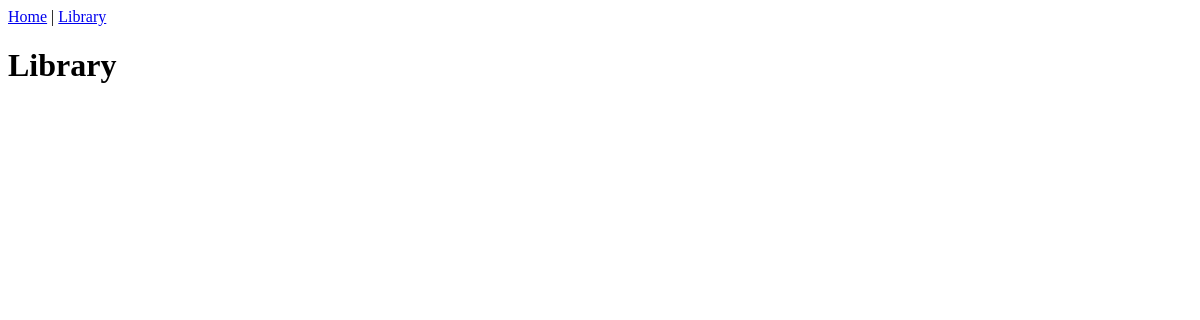
The app's page /, older data.
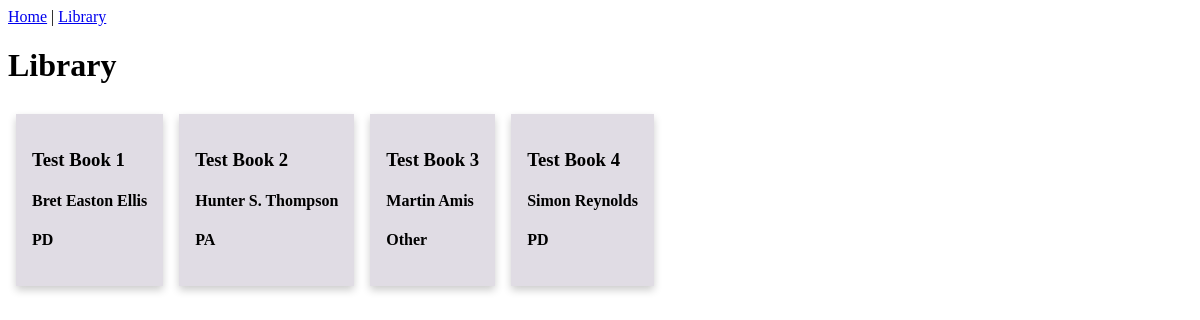
The same page, newer data.
### library_books/models.py (models this page shows, shortened)
class Book(models.Model):
    title = models.CharField(max_length=254, default='')
    author = models.CharField(max_length=254, default='')
    genre = models.CharField(max_length=254, default='')
    price = models.DecimalField(max_digits=6, decimal_places=2)
    checkedOut = models.BooleanField(default=False)
    archived = models.BooleanField(default=False)

### library_books/views.py (the view)
# urls.py: path('', all_books, name='index'),
def all_books(request):
    books = Book.objects.all()
    return render(request, "books.html", {"books" : books})

### library_books/templates/books.html (shortened to what this page needs)
{% extends 'library_view.html' %}
{% block content %}
<div class="lib_container">
{% for book in books %}
    <div class="lib_card">
        <h3>{{ book.title}}</h3>
        <h4>{{ book.author}}</h4>
        <h4>{{ book.genre}}</h4>
    </div>
{% endfor %}
</div>
{% endblock %}

### library_app/templates/library_view.html (shortened to what this page needs)
{% extends 'base.html' %}
{% block page_heading %}Library {% endblock %}

### library_app/templates/base.html (shortened to what this page needs)
{% load static %}
<!DOCTYPE html>
 <html class="no-js">
    <head>
        <link rel="stylesheet" href="https://cdnjs.cloudflare.com/ajax/libs/skeleton/2.0.4/skeleton.css">
        <link rel="stylesheet" href="{% static 'main.css'%}">
    </head>
    <body class="container">
        <header>
            <a href="{% url 'home' %}">Home</a> | <a href="{% url 'library_view' %}">Library</a>
        </header>
        <Body class="coltest">
            <h1>{% block page_heading %}{% endblock %}</h1>
        {% block content %}
        {% endblock %}
        </Body>
    </body>
</html>

### library_app/static/main.css (style rules this page uses)
.lib_container { display : flex; flex-direction: row; align-content: space-around; }
.lib_card { background-color: rgb(224, 220, 228); box-shadow: 0 4px 8px 0 rgba(0,0,0,0.2); transition: 0.3s; margin:.5rem; padding : 1rem; }

Row changes from the older to the newer data that the page shows:
added Book: title "Test Book 1", author "Bret Easton Ellis", genre "PD"
added Book: title "Test Book 2", author "Hunter S. Thompson", genre "PA"
added Book: title "Test Book 3", author "Martin Amis", genre "Other"
added Book: title "Test Book 4", author "Simon Reynolds", genre "PD"
